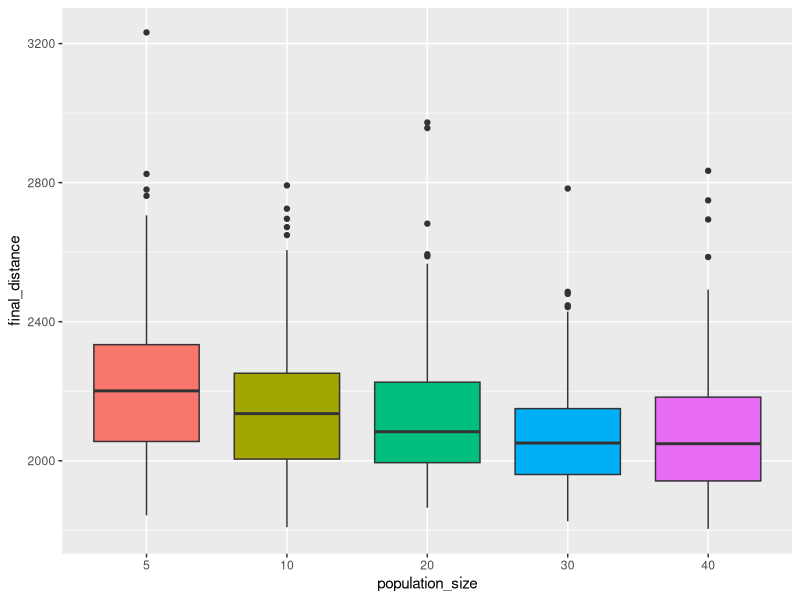
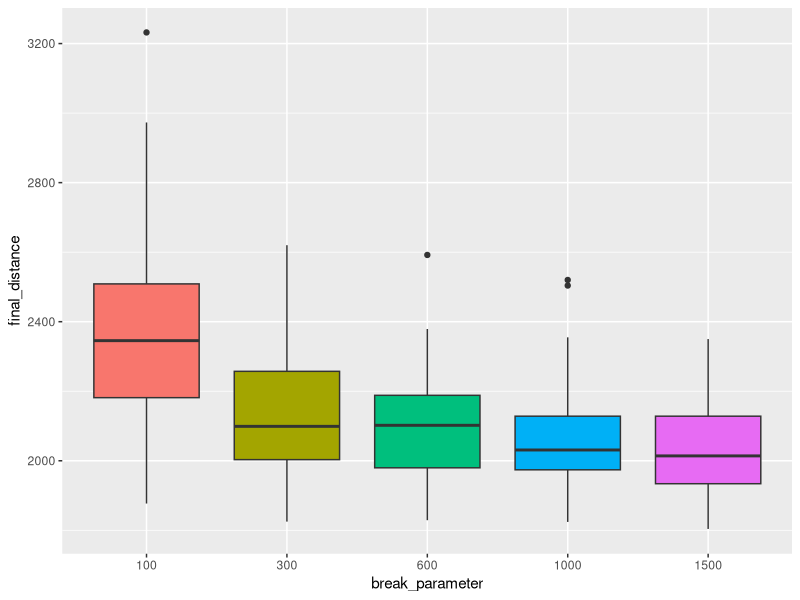
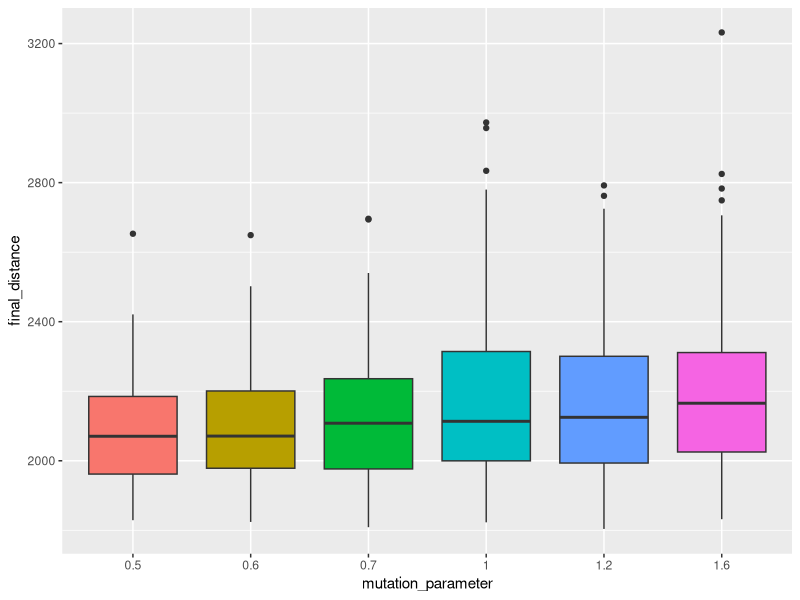
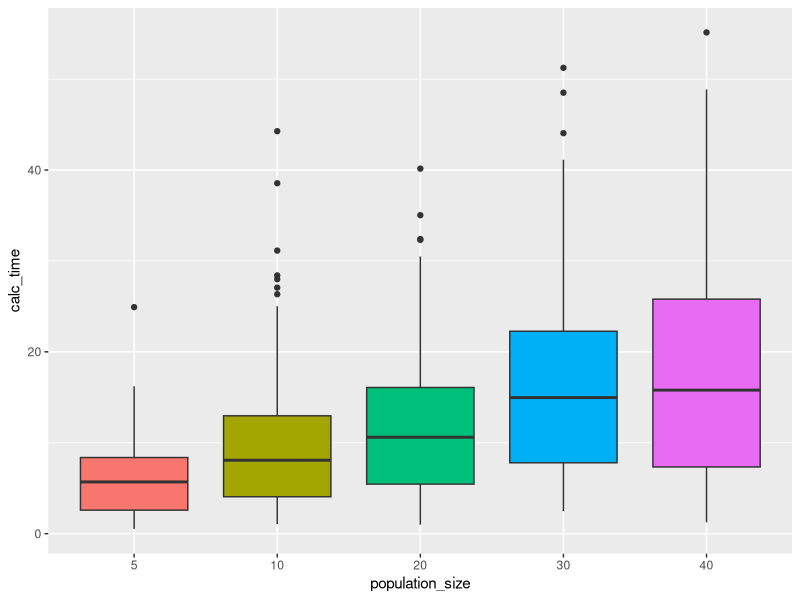
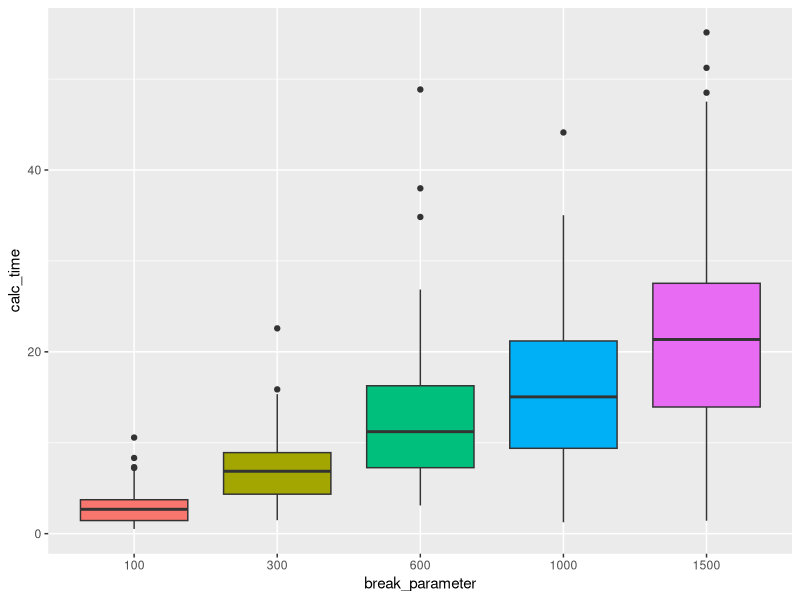
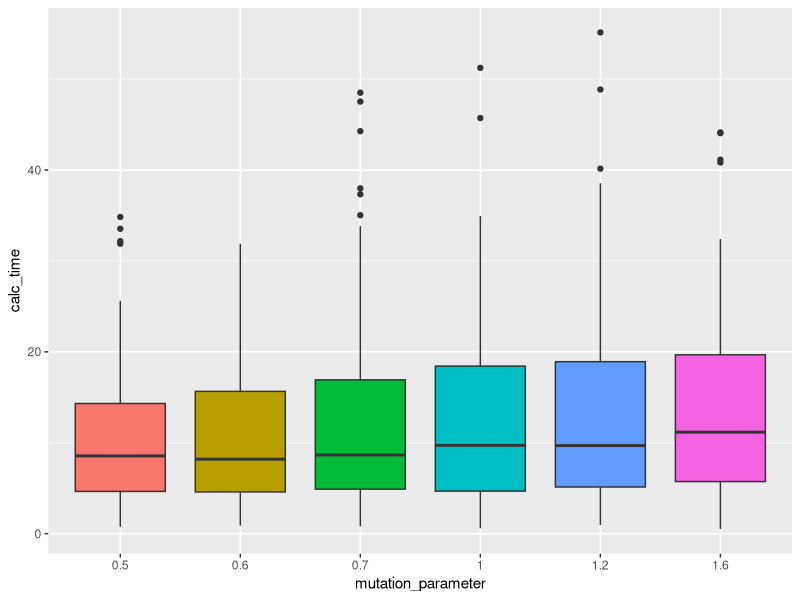

The R source for these figures, in order:
library(ggplot2)
library(dplyr)

data <- read.csv("results_29_genetic_algorithm.csv")

data <- data %>%
  rename(break_parameter = combination_parameter)

data1 <- data %>%
  select(population_size, break_parameter, mutation_parameter, final_distance, calc_time) %>%
  group_by(population_size, break_parameter, mutation_parameter) %>%
  summarize(avg_final_distance = mean(final_distance),
            min_final_distance = min(final_distance),
            avg_calc_time = mean(calc_time))

data <- data %>%
  mutate(population_size = as.factor(population_size), 
         break_parameter = as.factor(break_parameter), 
         mutation_parameter = as.factor(mutation_parameter))

x <- lm(min_final_distance ~ population_size + break_parameter + mutation_parameter, data = data1)

# Distance

ggplot(data, aes(x = population_size, y = final_distance, fill = population_size)) + 
  geom_boxplot(alpha = 1) +
  theme(legend.position = "none")

ggplot(data, aes(x = break_parameter, y = final_distance, fill = break_parameter)) + 
  geom_boxplot(alpha = 1) +
  theme(legend.position = "none")

ggplot(data, aes(x = mutation_parameter, y = final_distance, fill = mutation_parameter)) + 
  geom_boxplot(alpha = 1) +
  theme(legend.position = "none")

# Time

ggplot(data, aes(x = population_size, y = calc_time, fill = population_size)) + 
  geom_boxplot(alpha = 1) +
  theme(legend.position = "none")

ggplot(data, aes(x = break_parameter, y = calc_time, fill = break_parameter)) + 
  geom_boxplot(alpha = 1) +
  theme(legend.position = "none")

ggplot(data, aes(x = mutation_parameter, y = calc_time, fill = mutation_parameter)) + 
  geom_boxplot(alpha = 1) +
  theme(legend.position = "none")

